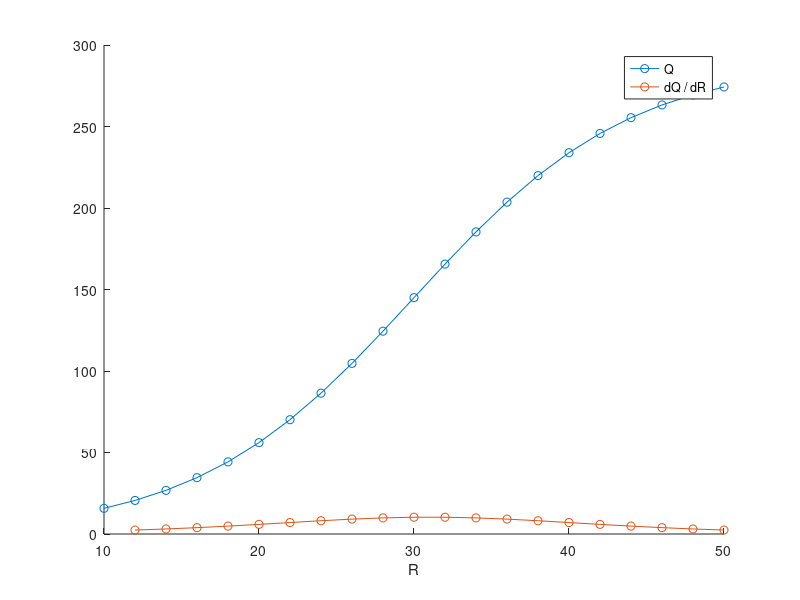
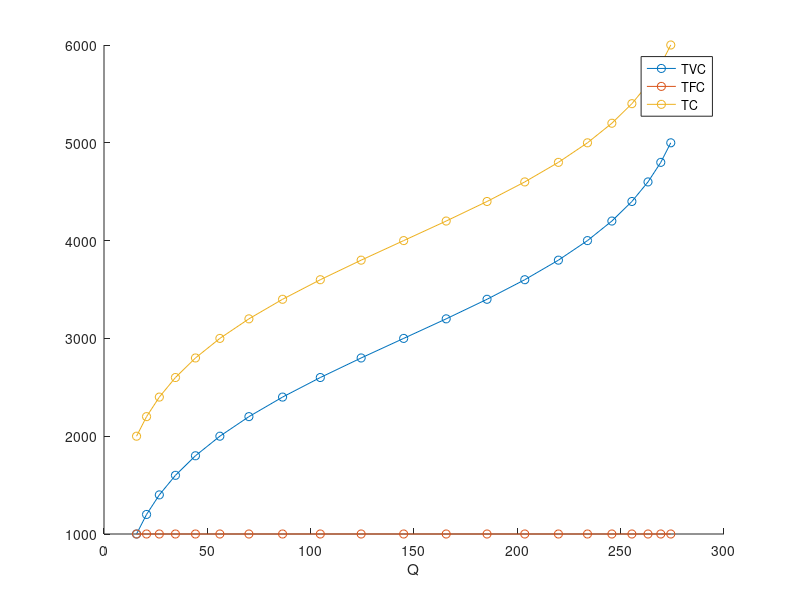
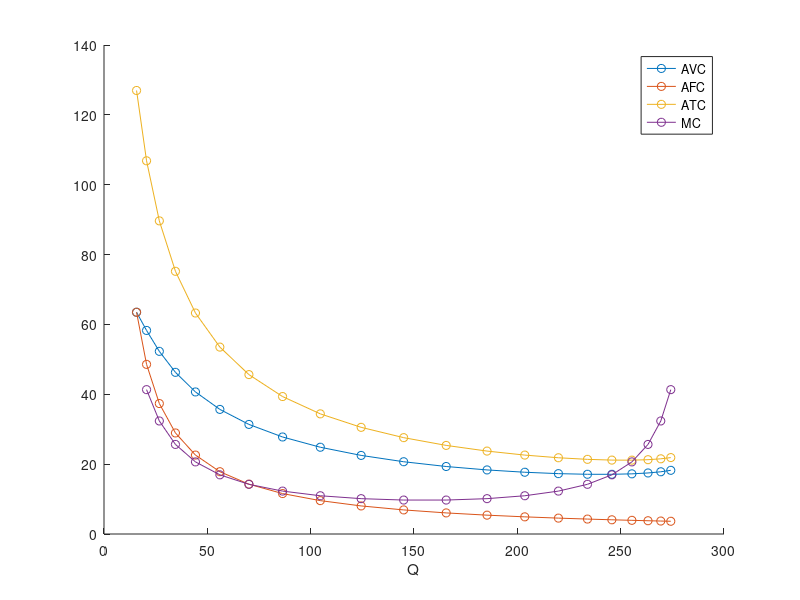

MATLAB code to generate these figures, in order:
clear;
Data = [15.75085      20.59001      26.77078      34.56885      44.25651       56.0632      70.12089      86.40162      104.6631      124.4255           145      165.5745      185.3369      203.5984      219.8791      233.9368      245.7435      255.4312      263.2292        269.41      274.2492]
Data1 = [20.59001      26.77078      34.56885      44.25651       56.0632      70.12089      86.40162      104.6631      124.4255           145      165.5745      185.3369      203.5984      219.8791      233.9368      245.7435      255.4312      263.2292        269.41      274.2492]
R = [10  12  14  16  18  20  22  24  26  28  30  32  34  36  38  40  42  44  46  48  50]
R1 = [12  14  16  18  20  22  24  26  28  30  32  34  36  38  40  42  44  46  48  50]

poh = diff(Data) ./ diff(R)
poh2 = diff(R) ./ diff(Data)

TVC = 100 * R
TFC = 1000 * ones(size(TVC))
TC = TVC + TFC

AVC = TVC ./ Data
AFC = TFC ./ Data
ATC = TC ./ Data
MC = 100 * poh2

avg_avc = min(AVC)
avg_atc = min(ATC)
avg_mc = min(MC)

figure;
hold on;

xlabel('R');

plot(R, Data, '-o');
plot(R1, poh, '-o');

legend('Q', 'dQ / dR');

hold off;

figure;
hold on;

xlabel('Q');

plot(Data, TVC,  '-o')
plot(Data, TFC,  '-o')
plot(Data, TC,  '-o')

legend('TVC', 'TFC', 'TC');

hold off;

figure;
hold on;

xlabel('Q');

plot(Data, AVC, '-o')
plot(Data, AFC, '-o')
plot(Data, ATC, '-o')
plot(Data1, MC, '-o')

legend('AVC', 'AFC', 'ATC', 'MC');